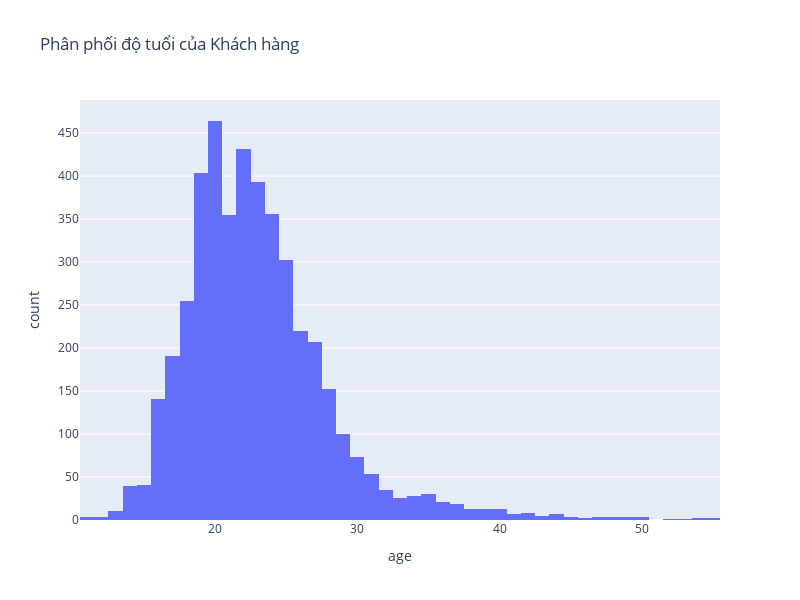

Write notebook code for a chart like this one.
### Code cell
fig = px.histogram(customer, x = 'age', title = 'Phân phối độ tuổi của Khách hàng')
fig.update_layout(width = 800, height = 600)

fig.show()

### Figure 1 — Plotly figure (JSON) as saved in the notebook; plotly's stock layout.template omitted (floating-point values rounded to 4 significant figures; data arrays with more than 128 entries replaced by an {"elided": "..."} marker saying what was removed)
{"data": [{"alignmentgroup": "True", "bingroup": "x", "hovertemplate": "age=%{x}<br>count=%{y}<extra></extra>", "legendgroup": "", "marker": {"color": "#636efa", "pattern": {"shape": ""}}, "name": "", "offsetgroup": "", "orientation": "v", "showlegend": false, "type": "histogram", "x": {"elided": "4446 int values"}, "xaxis": "x", "yaxis": "y"}], "layout": {"barmode": "relative", "height": 600, "legend": {"tracegroupgap": 0}, "title": {"text": "Phân phối độ tuổi của Khách hàng"}, "width": 800, "xaxis": {"anchor": "y", "domain": [0, 1], "title": {"text": "age"}}, "yaxis": {"anchor": "x", "domain": [0, 1], "title": {"text": "count"}}}}
